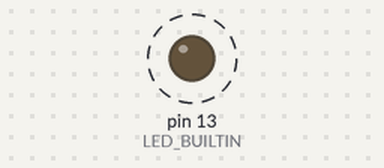
Recording of a sketch running on a simulated Arduino Uno, built with avr-gcc and run on an emulated ATmega328P. On the bench: output pins drawn as LEDs (lit = HIGH). Dashed ring = blinking. What the sketch prints to the serial monitor is not drawn.

Above: at 5.6 s.
Timing chart, 0 to 8.0 s (numbered marks = the images above):
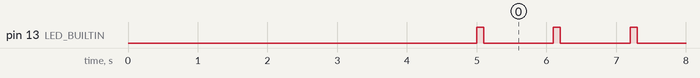

The sketch:

hood_IO.ino
```cpp
/*
  Ce croquis est destiné à l'ATmega328P de la carte UNO
*/

void setup() {
  // led L en sortie
  pinMode(LED_BUILTIN, OUTPUT);
  // Liaison série vers l'ATmega16U2 à 2400 bps
  Serial.begin(2400);
  // Petite pause pour laisser le temps de démarrer
  delay(5000);
}

void loop() {
  // Ecriture de texte sur le port série
  Serial.print("Coucou ");

  // Clignotement de la led à chaque envoi
  digitalWrite(LED_BUILTIN, HIGH);
  delay(100);
  digitalWrite(LED_BUILTIN, LOW);
  delay(1000);
}
```

Measured:
- by itself, pin 13 (LED_BUILTIN): alternates HIGH for 0.10 s and LOW for 1.0 s
